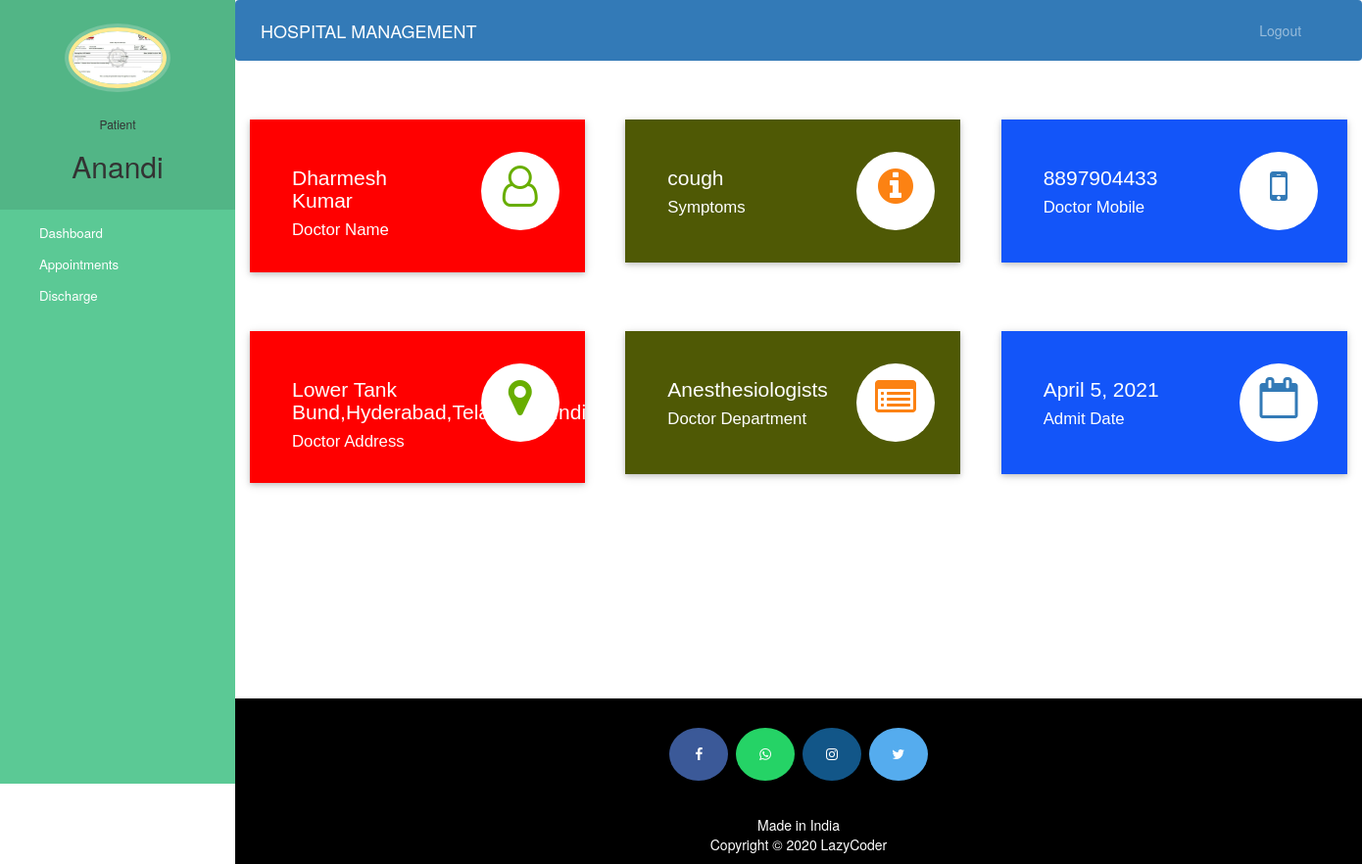
Screenshot of /patient-dashboard (signed in) with the database file from the repository.
### hospital/models.py (models this page shows, shortened)
class Patient(models.Model):
    user=models.OneToOneField(User,on_delete=models.CASCADE)
    profile_pic= models.ImageField(upload_to='profile_pic/PatientProfilePic/',null=True,blank=True)
    address = models.CharField(max_length=40)
    mobile = models.CharField(max_length=20,null=False)
    symptoms = models.CharField(max_length=100,null=False)
    assignedDoctorId = models.PositiveIntegerField(null=True)
    admitDate=models.DateField(auto_now=True)
    status=models.BooleanField(default=False)

class Doctor(models.Model):
    user=models.OneToOneField(User,on_delete=models.CASCADE)
    profile_pic= models.ImageField(upload_to='profile_pic/DoctorProfilePic/',null=True,blank=True)
    address = models.CharField(max_length=40)
    mobile = models.CharField(max_length=20,null=True)
    department= models.CharField(max_length=50,choices=departments,default='Cardiologist')
    status=models.BooleanField(default=False)
    @property
    def get_name(self):
        return self.user.first_name+" "+self.user.last_name

### hospital/views.py (the view)
# urls.py: path('patient-dashboard', views.patient_dashboard_view,name='patient-dashboard'),
@login_required(login_url='patientlogin')
@user_passes_test(is_patient)
def patient_dashboard_view(request):
    patient = models.Patient.objects.get(user_id=request.user.id)
    doctor = models.Doctor.objects.get(user_id=patient.assignedDoctorId)
    mydict = {
        'patient': patient,
        'doctorName': doctor.get_name,
        'doctorMobile': doctor.mobile,
        'doctorAddress': doctor.address,
        'symptoms': patient.symptoms,
        'doctorDepartment': doctor.department,
        'admitDate': patient.admitDate,
    }
    return render(request, 'hospital/patient_dashboard.html', context=mydict)

### hospital/views.py (called while the page is built)
def is_patient(user):
    return user.groups.filter(name='PATIENT').exists()

### templates/hospital/patient_dashboard.html
{% extends 'hospital/patient_base.html' %}
{% load static %}
{% block content %}
{%include 'hospital/patient_dashboard_cards.html'%}
<br><br><br><br>
{% endblock content %}

### templates/hospital/patient_base.html (shortened to what this page needs)
<!DOCTYPE html>
{% load static %}
<html lang="en">
<head>
  <link rel="stylesheet" href="https://stackpath.bootstrapcdn.com/bootstrap/4.3.1/css/bootstrap.min.css">
  <link rel="stylesheet" href="https://maxcdn.bootstrapcdn.com/font-awesome/4.7.0/css/font-awesome.min.css">
</head>
<body>
  <nav class="menu" tabindex="0">
    <header class="avatar">
      <img src="{% static patient.profile_pic.url %}" alt="Profile Pic" />
      <br><br>
      <h6>Patient</h6>
      <h2>{{request.user.first_name}}</h2>
    </header>
    <ul>
      <li tabindex="0" class="icon-dashboard"> <a style="color:white; text-decoration:none;" href="/patient-dashboard"><span>Dashboard</span></a> </li>
      <li tabindex="0" class="icon-calendar"> <a style="color:white; text-decoration:none;" href="/patient-appointment"><span>Appointments</span></a></li>
      <li tabindex="0" class="icon-users"> <a style="color:white; text-decoration:none;" href="/patient-discharge"><span>Discharge</span></a></li>
    </ul>
  </nav>
  <main>
    <div class="bs-example">
      <nav class="navbar navbar-expand-md  navbar-dark fixed-top" style="background:#337AB7;">
        <a href="/patient-dashboard" class="navbar-brand">HOSPITAL MANAGEMENT</a>
        <div class="collapse navbar-collapse justify-content-between" id="navbarCollapse">
          <div class="navbar-nav" style=" margin-left: 90%;">
            <a href="/logout" class="nav-item nav-link">Logout</a>
          </div>
        </div>
      </nav>
    </div>
    <br><br>
    {% block content %}
    {% endblock content %}
    <br><br><br><br><br><br><br>
    <footer>
      <p>
        <a id="ftr" href="https://facebook.com/sumit.luv/" class="fa fa-facebook"></a>
        <a id="ftr" href="https://api.whatsapp.com/send?phone=919572181024&text=Hello%20Sumit.%0d%0aHow%20are%20you%20%3f%0d%0aI%20came%20from%20your%20website.&source=&data=#" class="fa fa-whatsapp"></a>
        <a id="ftr" href="https://instagram.com/sumit.luv" class="fa fa-instagram"></a>
        <a id="ftr" href="https://twitter.com/sumitkumar1503" class="fa fa-twitter"></a>
      </p>
      <br>
      <div class="container">
        <div class="row">
          <div class="col-md-12 col-sm-12">
            <div style="color:#ffffff;" class="wow fadeInUp footer-copyright">
              <p>Made in India <br>
                Copyright &copy; 2020 LazyCoder </p>
            </div>
          </div>
        </div>
      </div>
    </footer>
  </main>
</body>
</html>

### templates/hospital/patient_dashboard_cards.html (shortened to what this page needs)
<!DOCTYPE html>
<html lang="en" dir="ltr">
<head>
  <link rel="stylesheet" href="https://maxcdn.bootstrapcdn.com/bootstrap/3.4.1/css/bootstrap.min.css">
  <link rel="stylesheet" href="https://cdnjs.cloudflare.com/ajax/libs/font-awesome/4.7.0/css/font-awesome.min.css">
</head>
<body>
  <div class="market-updates">
    <div class="col-md-4 market-update-gd">
      <div class="market-update-block clr-block-1">
        <div class="col-md-8 market-update-left">
          <h3>{{doctorName}}</h3>
          <h4>Doctor Name</h4>
        </div>
        <div class="col-md-4 market-update-right">
          <i class="fa fa-user-o"> </i>
        </div>
        <div class="clearfix"> </div>
      </div>
    </div>
    <div class="col-md-4 market-update-gd">
      <div class="market-update-block clr-block-2">
        <div class="col-md-8 market-update-left">
          <h3>{{symptoms}}</h3>
          <h4>Symptoms</h4>
        </div>
        <div class="col-md-4 market-update-right">
          <i class="fa fa-info-circle"></i>
        </div>
        <div class="clearfix"> </div>
      </div>
    </div>
    <div class="col-md-4 market-update-gd">
      <div class="market-update-block clr-block-3">
        <div class="col-md-8 market-update-left">
          <h3>{{doctorMobile}}</h3>
          <h4>Doctor Mobile</h4>
        </div>
        <div class="col-md-4 market-update-right">
          <i class="fa fa-mobile" aria-hidden="true"></i>
        </div>
        <div class="clearfix"> </div>
      </div>
    </div>
  </div>
  <br><br><br>
  <div class="market-updates">
    <div class="col-md-4 market-update-gd">
      <div class="market-update-block clr-block-1">
        <div class="col-md-8 market-update-left">
          <h3>{{doctorAddress}}</h3>
          <h4>Doctor Address</h4>
        </div>
        <div class="col-md-4 market-update-right">
          <i class="fa fa-map-marker"> </i>
        </div>
        <div class="clearfix"> </div>
      </div>
    </div>
    <div class="col-md-4 market-update-gd">
      <div class="market-update-block clr-block-2">
        <div class="col-md-8 market-update-left">
          <h3>{{doctorDepartment}}</h3>
          <h4>Doctor Department</h4>
        </div>
        <div class="col-md-4 market-update-right">
          <i class="fa fa-list-alt"></i>
        </div>
        <div class="clearfix"> </div>
      </div>
    </div>
    <div class="col-md-4 market-update-gd">
      <div class="market-update-block clr-block-3">
        <div class="col-md-8 market-update-left">
          <h3>{{admitDate}}</h3>
          <h4>Admit Date</h4>
        </div>
        <div class="col-md-4 market-update-right">
          <i class="fa fa-calendar-o" aria-hidden="true"></i>
        </div>
        <div class="clearfix"> </div>
      </div>
    </div>
  </div>
</body>
</html>

### templates/hospital/patient_base.html (style rules this page uses)
a:link { text-decoration: none; }
a { color: white; }
footer { padding: 0px 0px 0px 0px; background-color: black; margin: 0px; }
#ftr { padding: 20px; }
.fa { font-size: 23px; width: 60px; text-align: center; text-decoration: none; margin: 5px 2px; border-radius: 50%; }
.fa-facebook { background: #3B5998; color: white; margin-top: 30px; }
.fa-whatsapp { background: #25d366; color: white; }
.fa-twitter { background: #55ACEE; color: white; }
.fa-instagram { background: #125688; color: white; }
p { text-align: center; }
body { padding-left: 240px; }
main { position: relative; height: 100vh; }
.menu { background: #5bc995; height: 100vh; width: 240px; position: fixed; top: 0px; left: 0; z-index: 5; outline: none; }
.menu .avatar { background: rgba(0, 0, 0, 0.1); padding: 2em 0.5em; text-align: center; }
.menu .avatar img { width: 100px; border-radius: 50%; overflow: hidden; border: 4px solid #ffea92; box-shadow: 0 0 0 4px rgba(255, 255, 255, 0.2); }
.menu .avatar h2 { font-weight: normal; margin-bottom: 0; }
.menu ul { list-style: none; padding: 0.5em 0; margin: 0; }
.menu ul li { padding: 0.5em 1em 0.5em 3em; font-size: 0.95em; font-weight: regular; background-repeat: no-repeat; background-position: left 15px center; background-size: auto 20px; transition: all 0.15s linear; cursor: pointer; }
.menu ul li.icon-dashboard { background-image: url("http://www.entypo.com/images//gauge.svg"); }
.menu ul li.icon-users { background-image: url("http://www.entypo.com/images//users.svg"); }
.menu ul li.icon-calendar { background-image: url("http://www.entypo.com/images//calendar.svg"); }

### templates/hospital/patient_dashboard_cards.html (style rules this page uses)
.market-update-block { padding: 2em 2em; background: #999; }
.market-update-block h3 { color: #fff; font-size: 1.5em; font-family: 'Carrois Gothic', sans-serif; }
.market-update-block h4 { font-size: 1.2em; color: #fff; margin: 0.3em 0em; font-family: 'Carrois Gothic', sans-serif; }
.market-update-block.clr-block-1 { background: #ff0000; margin-right: 0.8em; box-shadow: 0 2px 5px 0 rgba(0, 0, 0, 0.16), 0 2px 10px 0 rgba(0, 0, 0, 0.12); transition: 0.5s all; -webkit-transition: 0.5s all; -moz-transition: 0.5s all; -o-transition: 0.5s all; }
.market-update-block.clr-block-2 { background: #4f5905; margin-right: 0.8em; box-shadow: 0 2px 5px 0 rgba(0, 0, 0, 0.16), 0 2px 10px 0 rgba(0, 0, 0, 0.12); transition: 0.5s all; -webkit-transition: 0.5s all; -moz-transition: 0.5s all; -o-transition: 0.5s all; }
.market-update-block.clr-block-3 { background: #1355f9; box-shadow: 0 2px 5px 0 rgba(0, 0, 0, 0.16), 0 2px 10px 0 rgba(0, 0, 0, 0.12); transition: 0.5s all; -webkit-transition: 0.5s all; -moz-transition: 0.5s all; -o-transition: 0.5s all; }
.market-update-right i.fa.fa-user-o, i.fa.fa-map-marker { font-size: 3em; color: #68AE00; width: 80px; height: 80px; background: #fff; text-align: center; border-radius: 49px; -webkit-border-radius: 49px; -moz-border-radius: 49px; -o-border-radius: 49px; line-height: 1.7em; }
.market-update-right i.fa.fa-info-circle, i.fa.fa-list-alt { font-size: 3em; color: #FC8213; width: 80px; height: 80px; background: #fff; text-align: center; border-radius: 49px; -webkit-border-radius: 49px; -moz-border-radius: 49px; -o-border-radius: 49px; line-height: 1.7em; }
.market-update-right i.fa.fa-mobile, i.fa.fa-calendar-o { font-size: 3em; color: #337AB7; width: 80px; height: 80px; background: #fff; text-align: center; border-radius: 49px; -webkit-border-radius: 49px; -moz-border-radius: 49px; -o-border-radius: 49px; line-height: 1.7em; }
.market-update-left { padding: 0px; }

### rows the page displays
Patient: profile_pic (picture), symptoms "cough", admitDate "April 5, 2021"
Doctor: mobile "8897904433", address "Lower Tank Bund,Hyderabad,Telangana,Indi", department "Anesthesiologists"

### other values shown
{{ request.user.first_name }} "Anandi"
{{ doctorName }} "Dharmesh Kumar"
